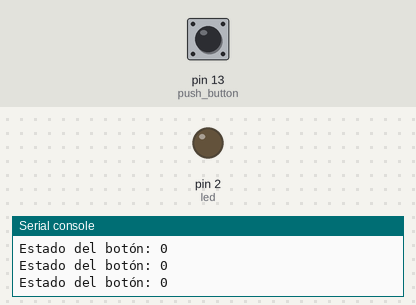
Simulated run of this program. Board: MicroPython board. On the bench: output pins drawn as LEDs (lit = HIGH), the last lines printed to the serial console. The inputs (shaded band) are chosen by the test bench; at power-on: pin 13 (push_button) LOW.

Above: at 1.2 s.
1.3 s: pin 13 (push_button) pulled HIGH for 0.15 s
At 1.4 s:
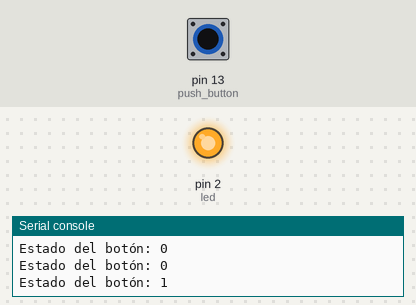
3.0 s: pin 13 (push_button) pulled HIGH for 3.2 s
At 6.9 s:
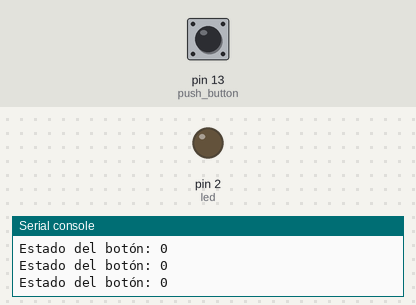
Timing chart, 0 to 8.4 s (numbered marks = the images above; inputs shaded):
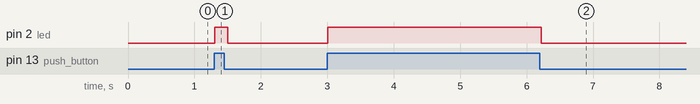

Measured:
- after the input at 1.3 s, pin 2 (led): LOW → HIGH at once, → LOW 0.20 s later
- after the input at 3.0 s, pin 2 (led): LOW → HIGH at once, → LOW 3.2 s later

The program:

Boton.py
```python
from machine import Pin
from utime import sleep

led = Pin(2, Pin.OUT)
push_button = Pin(13, Pin.IN)

while True:
    logic_state = push_button.value()
    print(f"Estado del botón: {1 if logic_state else 0}")
    led.value(1 if logic_state else 0)
    sleep(0.1)
```
